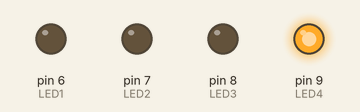
A sketch run on a simulated Arduino Uno, built with avr-gcc and run on an emulated ATmega328P. On the bench: output pins drawn as LEDs (lit = HIGH). The local clock reads 2024-03-15 10:24:30 at power-on unless the sketch sets it; what the sketch prints to the serial monitor is not drawn.

Above: at 0.1 s.
Timing chart, 0 to 1.6 s (numbered marks = the images above):
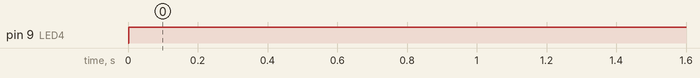

Measured:
- by itself, pin 9 (LED4): LOW → HIGH at 0.00 s

The sketch:

RTC_Light.ino
```cpp
#include "RTClib.h"

RTC_DS1307 RTC;

#define LED1 6 //6번이 12시 방향 LED연결 핀
#define LED2 7 //7번이 3시 방향
#define LED3 8 //8번이 6시 방향
#define LED4 9 //9번이 9시 방향


void setup () {

  pinMode(LED1,OUTPUT);
  pinMode(LED2,OUTPUT);
  pinMode(LED3,OUTPUT);
  pinMode(LED4,OUTPUT);

  digitalWrite(LED1,LOW);
  digitalWrite(LED2,LOW);
  digitalWrite(LED3,LOW);
  digitalWrite(LED4,LOW);

  Serial.begin(57600); // UART initialize

  Wire.begin();

  RTC.begin();

//RTC.adjust(DateTime("Apr 16 2024","15:37:00")); // 현재시간을 설정

}


void loop () {

  DateTime now = RTC.now();
  int h = now.hour()%12;
  Serial.println(h);
  if(h==11||h==0|h==1) {
    digitalWrite(LED1,HIGH);
    digitalWrite(LED2,LOW);
    digitalWrite(LED3,LOW);
    digitalWrite(LED4,LOW);
  }

  else if(h==2||h==3|h==4) {
    digitalWrite(LED1,LOW);
    digitalWrite(LED2,HIGH);
    digitalWrite(LED3,LOW);
    digitalWrite(LED4,LOW);
  }

  else if(h==5||h==6|h==7) {
    digitalWrite(LED1,LOW);
    digitalWrite(LED2,LOW);
    digitalWrite(LED3,HIGH);
    digitalWrite(LED4,LOW);
  }

  else {
    digitalWrite(LED1,LOW);
    digitalWrite(LED2,LOW);
    digitalWrite(LED3,LOW);
    digitalWrite(LED4,HIGH);
  }

  delay(10000);

}
```
